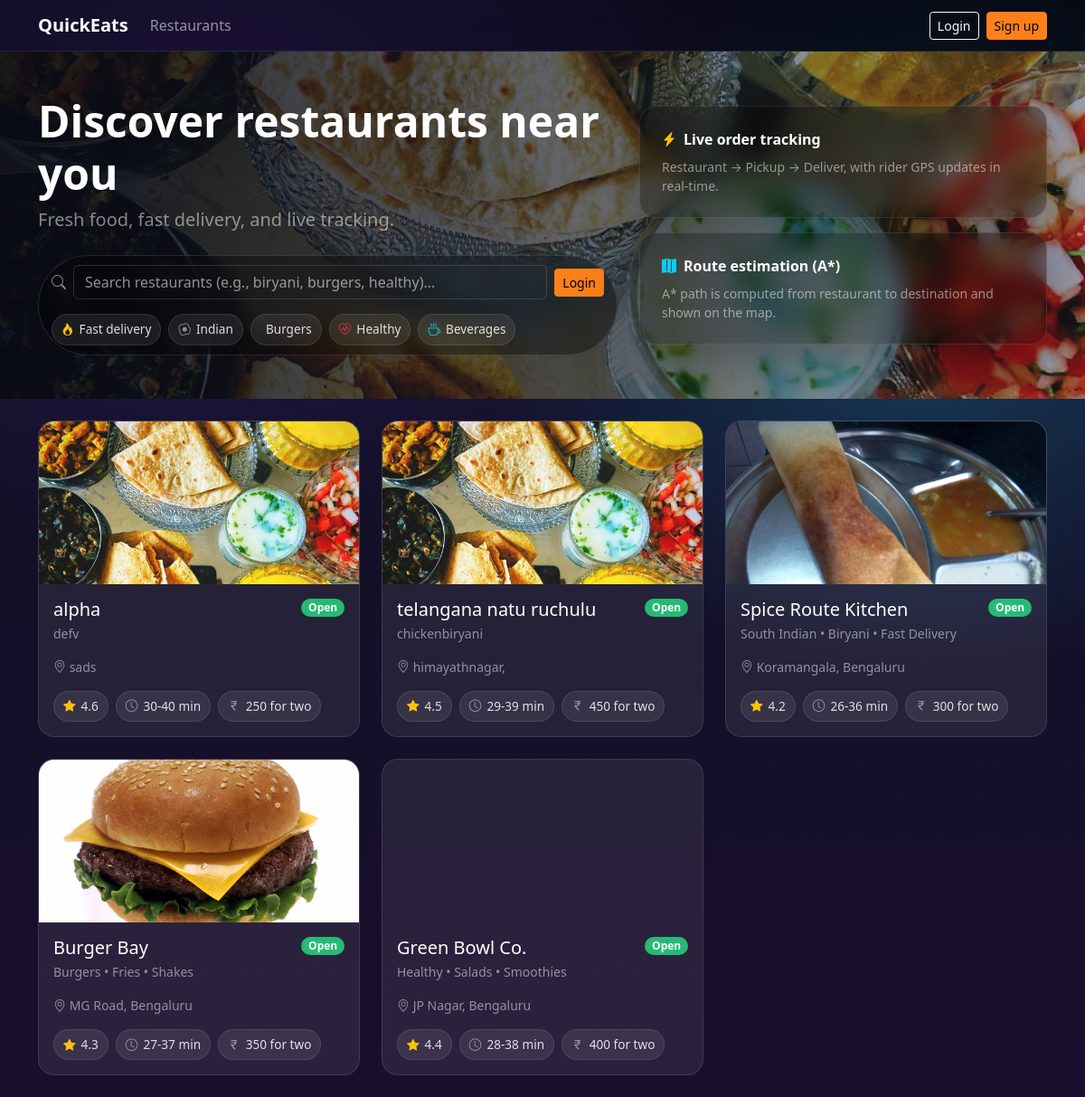
The page / on the database its author committed.
### app/models.py (models this page shows)
class Restaurant(db.Model):
    id = db.Column(db.Integer, primary_key=True)
    owner_id = db.Column(db.Integer, db.ForeignKey("user.id"), nullable=False, index=True)
    name = db.Column(db.String(120), nullable=False)
    description = db.Column(db.String(500), nullable=True)
    address = db.Column(db.String(255), nullable=True)
    lat = db.Column(db.Float, nullable=True)
    lng = db.Column(db.Float, nullable=True)
    hero_image_url = db.Column(db.String(500), nullable=True)
    is_open = db.Column(db.Boolean, default=True, nullable=False)
    created_at = db.Column(db.DateTime, default=utcnow, nullable=False)
    owner = db.relationship("User", back_populates="restaurant")
    items = db.relationship("MenuItem", back_populates="restaurant", cascade="all, delete-orphan")
    orders = db.relationship("Order", back_populates="restaurant")

### app/web/customer.py (the view)
@bp.get("/")
def home():
    restaurants = Restaurant.query.order_by(Restaurant.is_open.desc(), Restaurant.created_at.desc()).all()
    return render_template("customer/home.html", restaurants=restaurants)

### app/templates/customer/home.html (shortened to what this page needs)
{% extends "base.html" %}
{% block hero_title %}Discover restaurants near you{% endblock %}
{% block hero_subtitle %}Fresh food, fast delivery, and live tracking.{% endblock %}
{% block hero_cta %}
  <div class="search-pill mt-3">
    <div class="d-flex gap-2 align-items-center">
      <i class="bi bi-search text-white-50"></i>
      <input id="searchInput" class="form-control border-0" style="background: transparent !important;" placeholder="Search restaurants (e.g., biryani, burgers, healthy)..." />
      <a class="btn btn-sm btn-warning" href="{{ url_for('auth.login') if not current_user.is_authenticated else url_for('customer.orders') }}">
        {{ 'Login' if not current_user.is_authenticated else 'My orders' }}
      </a>
    </div>
    <div class="mt-3 d-flex flex-wrap gap-2">
      <span class="chip"><i class="bi bi-fire text-warning"></i> Fast delivery</span>
      <span class="chip"><i class="bi bi-egg-fried text-white-50"></i> Indian</span>
      <span class="chip"> Burgers</span>
      <span class="chip"><i class="bi bi-heart-pulse text-danger"></i> Healthy</span>
      <span class="chip"><i class="bi bi-cup-hot text-info"></i> Beverages</span>
    </div>
  </div>
{% endblock %}
{% block content %}
  <div class="row g-4">
    {% for r in restaurants %}
      <div class="col-sm-6 col-lg-4">
        <a class="card restaurant-card text-decoration-none fade-in" data-restaurant-card data-name="{{ r.name }}" data-desc="{{ r.description or '' }}" href="{{ url_for('customer.restaurant_detail', restaurant_id=r.id) }}">
          <div class="card-img-top restaurant-hero" style="background-image: url('{{ r.hero_image_url or '/static/img/hero.jpg' }}');"></div>
          <div class="card-body">
            <div class="d-flex justify-content-between align-items-start">
              <div>
                <div class="h5 mb-1 text-white">{{ r.name }}</div>
                <div class="text-white-50 small">{{ r.description or '' }}</div>
              </div>
              {% if r.is_open %}
                <span class="badge rounded-pill bg-success">Open</span>
              {% else %}
                <span class="badge rounded-pill bg-secondary">Closed</span>
              {% endif %}
            </div>
            <div class="text-white-50 small mt-3">
              <i class="bi bi-geo-alt"></i> {{ r.address or 'Address not set' }}
            </div>
            <div class="d-flex gap-2 mt-3 flex-wrap">
              <span class="chip"><i class="bi bi-star-fill text-warning"></i> {{ '4.' ~ (r.id % 7 + 1) }}</span>
              <span class="chip"><i class="bi bi-clock text-white-50"></i> {{ 25 + (r.id % 10) }}-{{ 35 + (r.id % 10) }} min</span>
              <span class="chip"><i class="bi bi-currency-rupee text-white-50"></i> {{ 250 + (r.id % 5)*50 }} for two</span>
            </div>
          </div>
        </a>
      </div>
    {% endfor %}
  </div>
{% endblock %}

### app/templates/base.html (shortened to what this page needs)
<!doctype html>
<html lang="en">
  <head>
    <link href="https://cdn.jsdelivr.net/npm/bootstrap@5.3.3/dist/css/bootstrap.min.css" rel="stylesheet" />
    <link href="https://cdn.jsdelivr.net/npm/bootstrap-icons@1.11.3/font/bootstrap-icons.min.css" rel="stylesheet" />
    <link href="{{ url_for('static', filename='css/app.css') }}" rel="stylesheet" />
  </head>
  <body>
    <nav class="navbar navbar-expand-lg navbar-dark glass-nav sticky-top">
      <div class="container">
        <a class="navbar-brand fw-bold" href="{{ url_for('customer.home') }}">QuickEats</a>
        <div class="collapse navbar-collapse" id="nav">
          <ul class="navbar-nav me-auto mb-2 mb-lg-0">
            <li class="nav-item"><a class="nav-link" href="{{ url_for('customer.home') }}">Restaurants</a></li>
          </ul>
          <div class="d-flex align-items-center gap-2">
            {% if current_user.is_authenticated %}
              <span class="text-white-50 small d-none d-lg-inline">Hi, {{ current_user.full_name }}</span>
              <a class="btn btn-sm btn-outline-light" href="{{ url_for('auth.logout') }}">Logout</a>
            {% else %}
              <a class="btn btn-sm btn-outline-light" href="{{ url_for('auth.login') }}">Login</a>
              <a class="btn btn-sm btn-warning" href="{{ url_for('auth.register') }}">Sign up</a>
            {% endif %}
          </div>
        </div>
      </div>
    </nav>
    <main>
      <section class="hero">
        <div class="container py-5">
          <div class="row align-items-center g-4">
            <div class="col-lg-7">
              <h1 class="display-5 fw-bold text-white mb-2">{% block hero_title %}Order food fast.{% endblock %}</h1>
              <p class="lead text-white-50 mb-4">{% block hero_subtitle %}Swiggy-like demo with live tracking and A* routing.{% endblock %}</p>
              {% block hero_cta %}{% endblock %}
            </div>
            <div class="col-lg-5">
              <div class="hero-card p-4">
                <div class="d-flex align-items-center gap-2">
                  <i class="bi bi-lightning-charge-fill text-warning"></i>
                  <div class="text-white fw-semibold">Live order tracking</div>
                </div>
                <div class="small text-white-50 mt-2">
                  Restaurant → Pickup → Deliver, with rider GPS updates in real-time.
                </div>
              </div>
              <div class="hero-card p-4 mt-3">
                <div class="d-flex align-items-center gap-2">
                  <i class="bi bi-map-fill text-info"></i>
                  <div class="text-white fw-semibold">Route estimation (A*)</div>
                </div>
                <div class="small text-white-50 mt-2">
                  A* path is computed from restaurant to destination and shown on the map.
                </div>
              </div>
            </div>
          </div>
        </div>
        <div class="hero-overlay"></div>
      </section>
      <div class="container my-4">
        {% block content %}{% endblock %}
      </div>
    </main>
  </body>
</html>

### app/static/css/app.css (style rules this page uses)
:root { --bg1:#0b1020; --bg2:#1a0f2e; --glass: rgba(255,255,255,.08); --glass2: rgba(255,255,255,.12); --brand:#fc8019; }
body { background: radial-gradient(1200px 800px at 20% 10%, #2b1b55 0%, transparent 60%), radial-gradient(900px 700px at 85% 30%, #173a5a 0%, transparent 55%), linear-gradient(180deg, var(--bg1) 0%, var(--bg2) 100%); min-height:100vh; }
.glass-nav { background: rgba(0,0,0,.35); backdrop-filter: blur(14px); border-bottom: 1px solid rgba(255,255,255,.08); }
.hero { position: relative; overflow: hidden; background-image: url("../img/hero.jpg"); background-size: cover; background-position: center; }
.hero-overlay { position:absolute; inset:0; background: linear-gradient(90deg, rgba(8,10,20,.92) 0%, rgba(8,10,20,.60) 55%, rgba(8,10,20,.25) 100%); pointer-events:none; }
.hero .container { position:relative; z-index:1; }
.hero-card { background: rgba(0,0,0,.35); border: 1px solid rgba(255,255,255,.10); border-radius: 18px; backdrop-filter: blur(12px); box-shadow: 0 20px 60px rgba(0,0,0,.35); transform: translateY(0); transition: transform .2s ease, border-color .2s ease; }
.btn-warning { background-color: var(--brand) !important; border-color: var(--brand) !important; }
.badge.bg-success { background-color: rgba(38, 203, 124, .9) !important; }
.fade-in { animation: fadeInUp .35s ease both; }
.search-pill { background: rgba(0,0,0,.35); border: 1px solid rgba(255,255,255,.12); border-radius: 999px; padding: 10px 14px; backdrop-filter: blur(12px); }
.chip { display:inline-flex; align-items:center; gap:6px; padding: 6px 10px; border-radius: 999px; background: rgba(255,255,255,.08); border: 1px solid rgba(255,255,255,.10); color: rgba(255,255,255,.85); font-size: .85rem; transition: transform .12s ease, background .12s ease; }
.restaurant-card { background: var(--glass); border: 1px solid rgba(255,255,255,.10); border-radius: 18px; overflow: hidden; transition: transform .15s ease, border-color .15s ease; display:block; }
.restaurant-hero { height: 180px; background-size: cover; background-position: center; filter: saturate(1.1); }
.card .card-body { color:#fff; }
.form-control, .form-select { background: rgba(0,0,0,.25) !important; border: 1px solid rgba(255,255,255,.14) !important; color: #fff !important; }
.form-control::placeholder { color: rgba(255,255,255,.55); }

### rows shown on the page
Restaurant: name "alpha", description "defv", is_open "Open", address "sads", id "4.6", id "30", id "40", id "250"
Restaurant: name "telangana natu ruchulu", description "chickenbiryani", is_open "Open", address "himayathnagar,", id "4.5", id "29", id "39", id "450"
Restaurant: hero_image_url (picture), name "Spice Route Kitchen", description "South Indian • Biryani • Fast Delivery", is_open "Open", address "Koramangala, Bengaluru", id "4.2", id "26", id "36", id "300"
Restaurant: hero_image_url (picture), name "Burger Bay", description "Burgers • Fries • Shakes", is_open "Open", address "MG Road, Bengaluru", id "4.3", id "27", id "37", id "350"
Restaurant: name "Green Bowl Co.", description "Healthy • Salads • Smoothies", is_open "Open", address "JP Nagar, Bengaluru", id "4.4", id "28", id "38", id "400"

### other values the page prints
{{ 'Login' if not current_user.is_authenticated else 'My orders' }} "Login"
